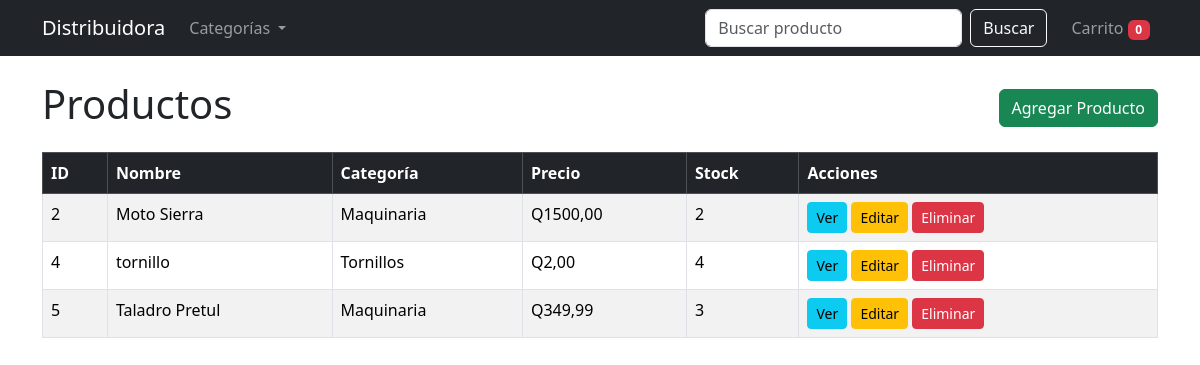
The page / on the database its author committed.
### store/models.py (models this page shows, shortened)
class Product(models.Model):
    category = models.ForeignKey(
        Category,
        on_delete=models.CASCADE,
        null=True,
        blank=True,
        related_name='products'
    )
    name = models.CharField(max_length=200)
    sku = models.CharField(max_length=50, unique=True)
    description = models.TextField(blank=True, null=True)
    price = models.DecimalField(max_digits=10, decimal_places=2)
    stock = models.PositiveIntegerField(default=0)
    image = models.ImageField(upload_to='products/', blank=True, null=True)
    created_at = models.DateTimeField(auto_now_add=True)
    updated_at = models.DateTimeField(auto_now=True)

class Category(models.Model):
    name = models.CharField(max_length=100, unique=True)
    description = models.TextField(blank=True)
    image = models.ImageField(upload_to='categories/', blank=True, null=True)  # Nueva línea

### store/views.py (the view)
# urls.py: path('', ProductListView.as_view(), name='product_list'),
class ProductListView(ListView):
    model = Product
    template_name = 'store/product_list.html'
    context_object_name = 'products'

### store/context_processors.py (called while the page is built)
def categories_processor(request):
    return {
        'all_categories': Category.objects.all()
    }

### templates/store/product_list.html (shortened to what this page needs)
{% extends 'base.html' %}
{% block content %}
<div class="d-flex justify-content-between align-items-center mb-3">
    <h1>Productos</h1>
    <a href="{% url 'product_create' %}" class="btn btn-success">Agregar Producto</a>
</div>
<table class="table table-striped table-bordered">
    <thead class="table-dark">
        <tr>
            <th>ID</th>
            <th>Nombre</th>
            <th>Categoría</th>
            <th>Precio</th>
            <th>Stock</th>
            <th>Acciones</th>
        </tr>
    </thead>
    <tbody>
        {% for product in object_list %}
        <tr>
            <td>{{ product.id }}</td>
            <td>{{ product.name }}</td>
            <td>{{ product.category.name }}</td>
            <td>Q{{ product.price }}</td>
            <td>{{ product.stock }}</td>
            <td>
                <a href="{% url 'product_detail' product.pk %}" class="btn btn-info btn-sm">Ver</a>
                <a href="{% url 'product_update' product.pk %}" class="btn btn-warning btn-sm">Editar</a>
                <form action="{% url 'product_delete' product.pk %}" method="post" style="display:inline;">
                    <button type="submit" class="btn btn-danger btn-sm"
                        onclick="return confirm('¿Seguro que deseas eliminar este producto?');">
                        Eliminar
                    </button>
                </form>
            </td>
        </tr>
        {% empty %}
        <tr>
            <td colspan="6" class="text-center">No hay productos disponibles.</td>
        </tr>
        {% endfor %}
    </tbody>
</table>
{% endblock %}

### rows shown on the page
Product: id "2", name "Moto Sierra", category.name "Maquinaria", price "1500,00", stock "2"
Product: id "4", name "tornillo", category.name "Tornillos", price "2,00", stock "4"
Product: id "5", name "Taladro Pretul", category.name "Maquinaria", price "349,99", stock "3"
